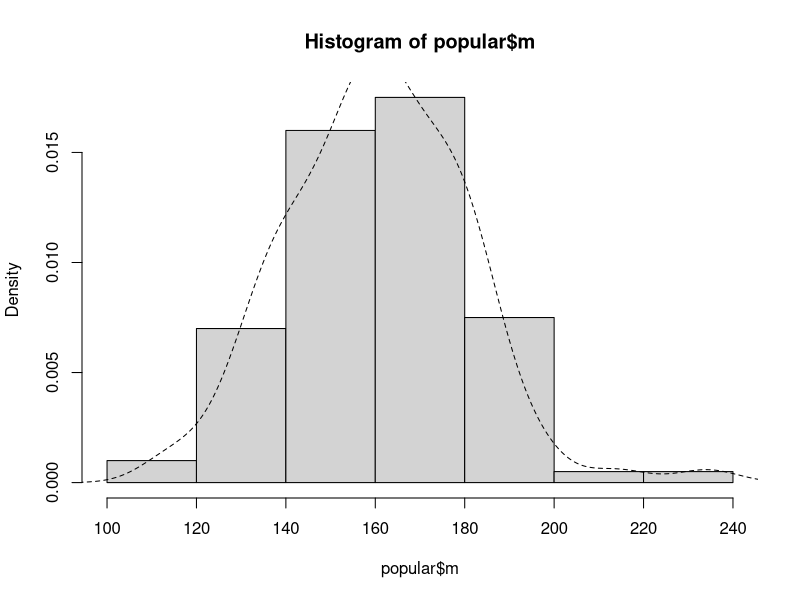
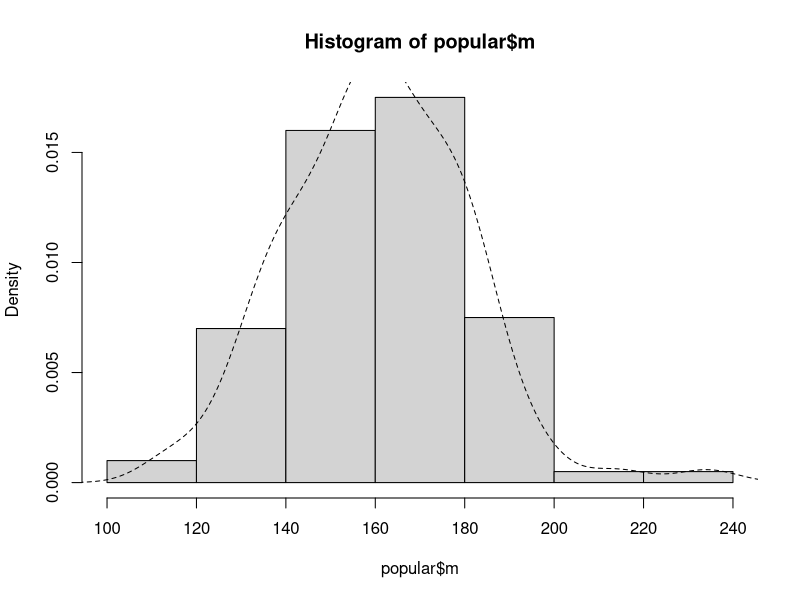
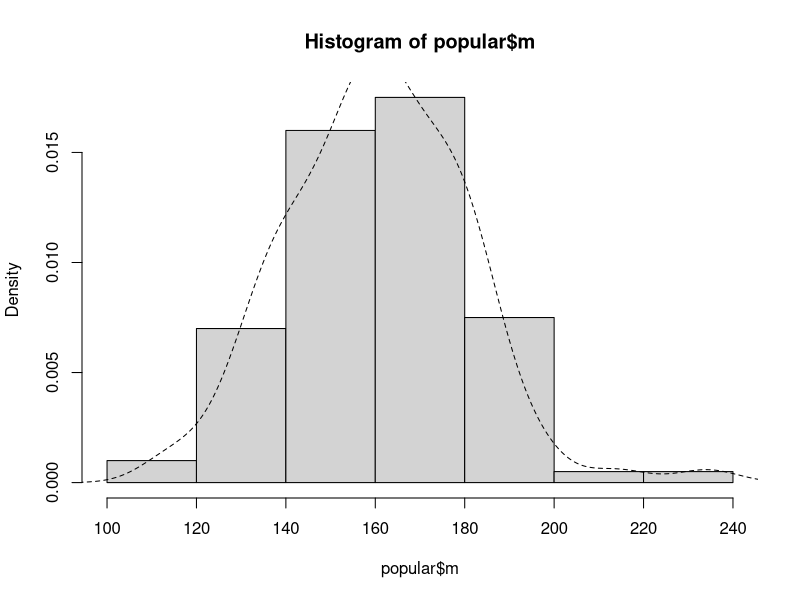
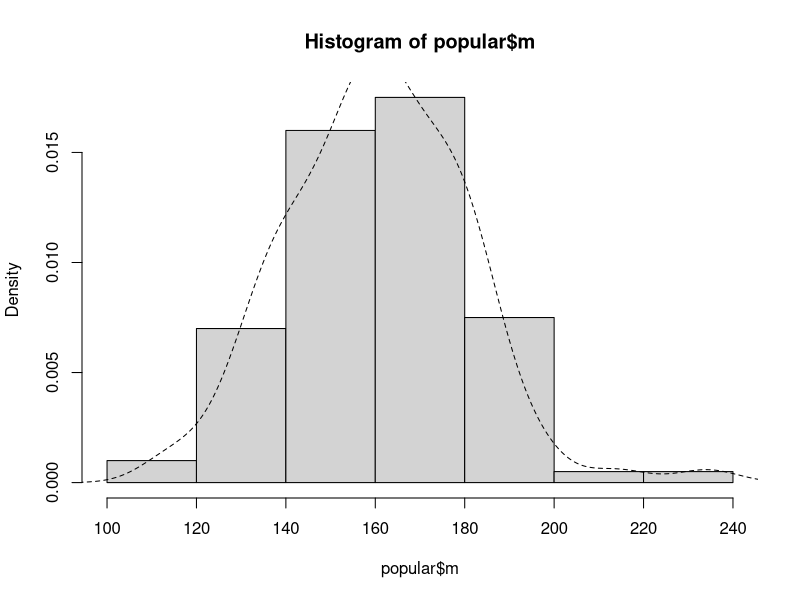
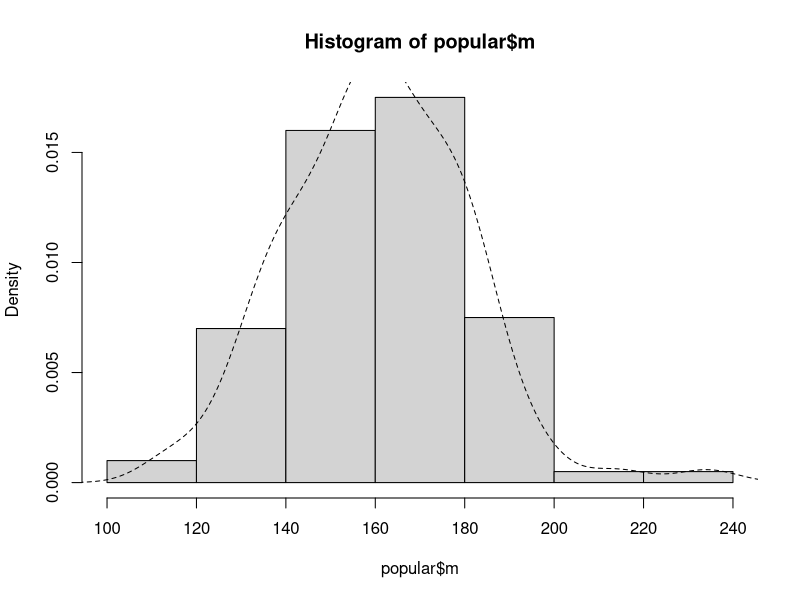
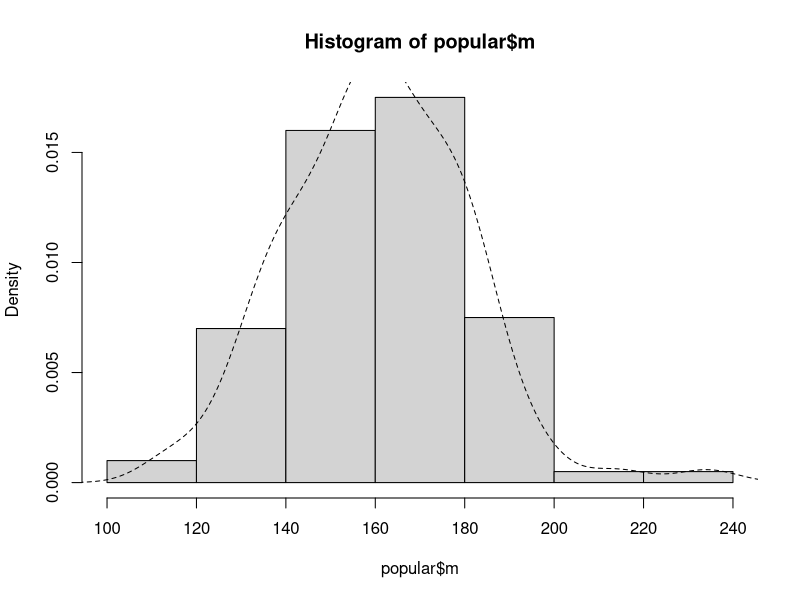
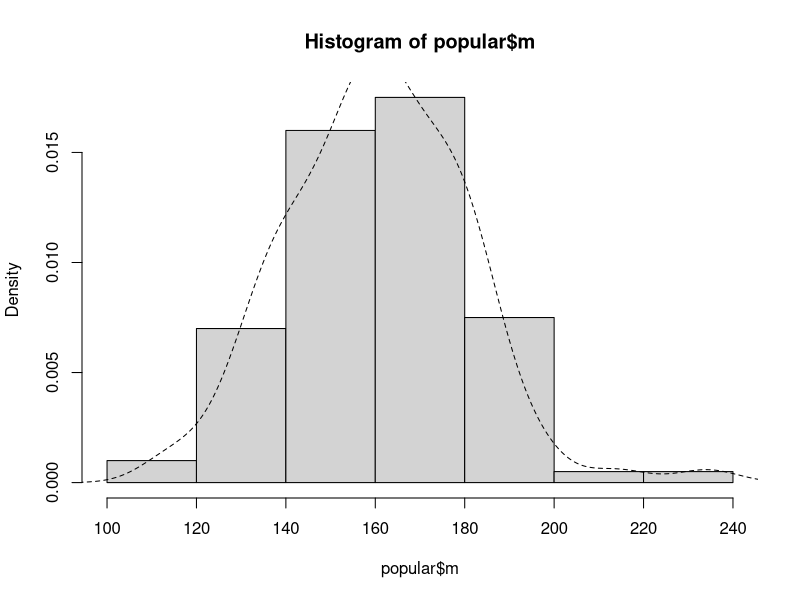
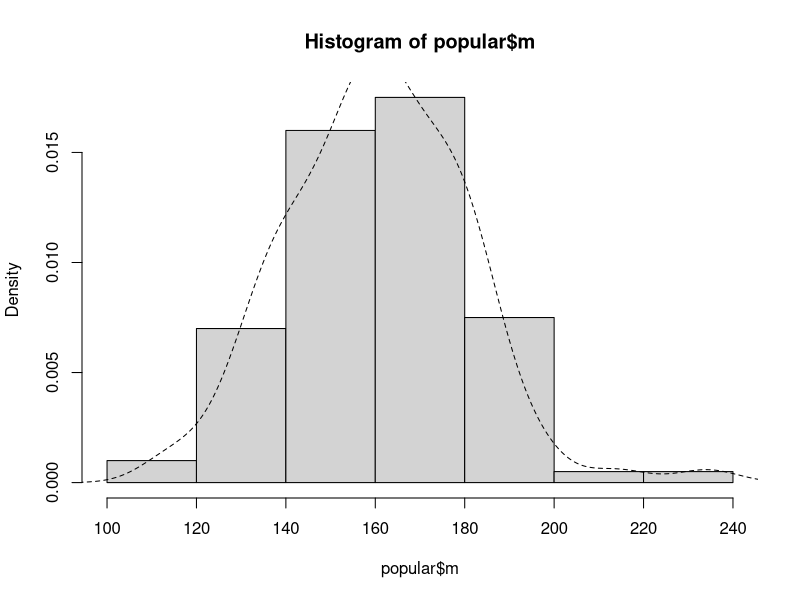

The R script that drew these images, in order:

# Huacac Chiri Claudia Esteffani 20140516D
# Ejercicio1: con el programa se generarán 9 generaciones y sus respectivos
#histogramas  para cada generacion

popular <- data.frame(m = rnorm(100,160,20), f = rnorm(100,160,20))

#población de la generación 1 
popular

prox.gen  <-  function ( popular ) {
  popular $ m  <- sample ( popular $ m )
  popular $ m  <- apply ( popular , 1 , mean )
  popular $ f  <-  popular $ m
  return ( popular )
}

for (i in 1:9){
hist(popular$m,freq = F)
lines(density(popular$m),lty=2)
}